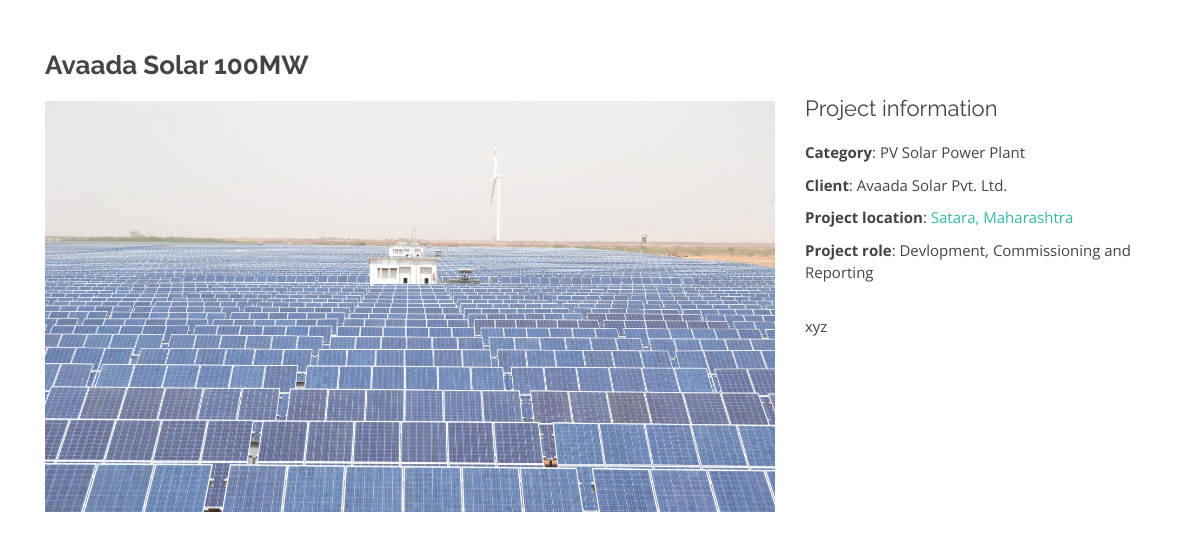
The app's page /projectDetails/1/, older data.
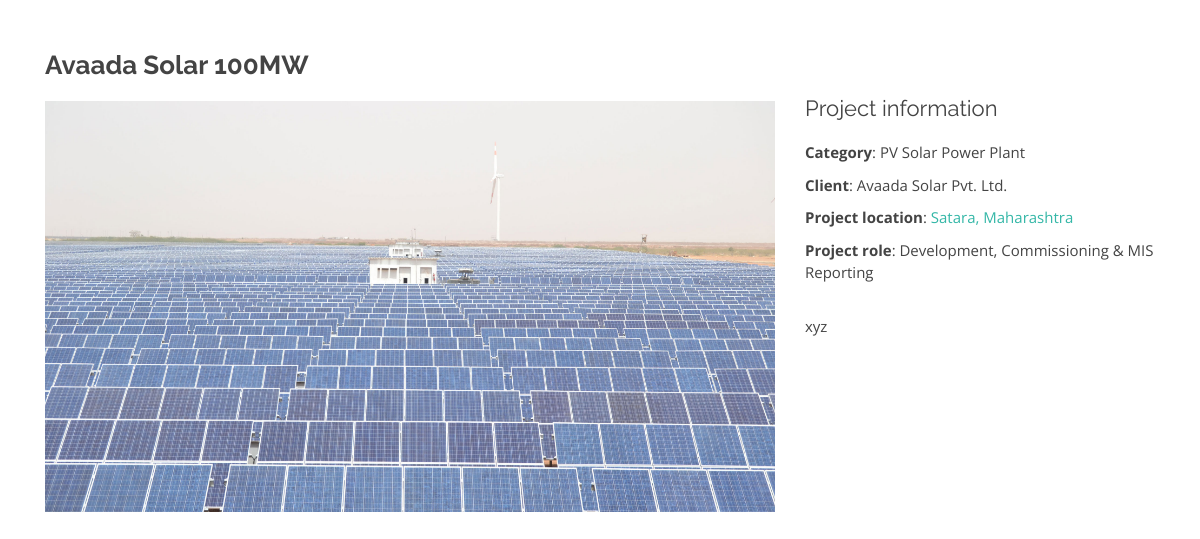
The same page, newer data.
### rakesh/models.py (models this page shows, shortened)
class Project(models.Model):
    PROJ_FILTER = (
        ('filter-app', 'RA'),
        ('filter-card', 'Autotest'),
        ('filter-web', 'Freelance'),
    )
    name = models.CharField(max_length=100, null=True)
    description = models.TextField(null=True, blank=True)
    image = models.ImageField(blank=True, null=True, default='def_img1.jpg', )
    proj_filter = models.CharField(choices=PROJ_FILTER, null=True, blank=True, max_length=50)
    client = models.CharField(max_length=100, null=True)
    location = models.CharField(max_length=100, null=True)
    role = models.CharField(max_length=250, null=True)
    category = models.CharField(max_length=100, null=True)

### rakesh/views.py (the view)
# urls.py: path('projectDetails/<str:pk>/', views.proj_details_page, name='project details'),
def proj_details_page(request, pk):
    project = Project.objects.get(id=pk)
    context = {'project': project}
    return render(request, 'rakesh/project-details.html', context)

### rakesh/templates/rakesh/project-details.html (shortened to what this page needs)
{% load static %}
<!DOCTYPE html>
<html lang="en">
<head>
    <link href="{% static 'vendor/bootstrap/css/bootstrap.min.css'%}" rel="stylesheet">
    <link href="{% static 'vendor/icofont/icofont.min.css" rel="stylesheet'%}">
    <link href="{% static 'vendor/owl.carousel/assets/owl.carousel.min.css'%}" rel="stylesheet">
    <link href="{% static 'vendor/boxicons/css/boxicons.min.css'%}" rel="stylesheet">
    <link href="{% static 'vendor/venobox/venobox.css'%}" rel="stylesheet">
    <link href="{% static 'vendor/aos/aos.css'%}" rel="stylesheet">
    <link href="{% static 'css/style.css'%}" rel="stylesheet">
</head>
<body>
    <main id="main">
        <section id="portfolio-details" class="portfolio-details">
            <div class="container">
                <div class="row">
                    <div class="col-lg-8">
                        <h2 class="portfolio-title">{{ project.name}}</h2>
                        <div class="owl-carousel portfolio-details-carousel">
                            <img src="{{ project.image.url }}" class="img-fluid" alt="">
                        </div>
                    </div>
                    <div class="col-lg-4 portfolio-info">
                        <h3>Project information</h3>
                        <ul>
                            <li><strong>Category</strong>: {{ project.category }}</li>
                            <li><strong>Client</strong>: {{ project.client }}</li>
                            <li><strong>Project location</strong>: <a href="#">{{ project.location }}</a></li>
                            <li><strong>Project role</strong>: {{ project.role }}</li>
                        </ul>
                        <p>
                            {{ project.description }}
                        </p>
                    </div>
                </div>
            </div>
        </section>
    </main>
</body>
</html>

Row changes from the older to the newer data that the page shows:
changed Project "Avaada Solar 100MW": role "Devlopment, Commissioning and Reporting" → "Development, Commissioning & MIS Reporting"
